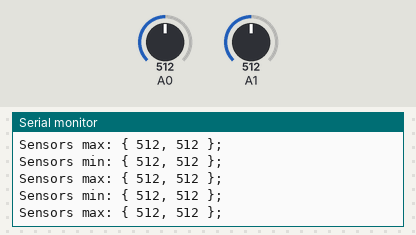
Recording of a sketch running on a simulated Arduino Uno, built with avr-gcc and run on an emulated ATmega328P. Parts: the last lines printed to the serial monitor. Inputs (shaded band) come from the test bench; at power-on: A0 = 512, A1 = 512.

Above: at 1.2 s.
1.3 s: A0 set to 716
At 2.2 s:
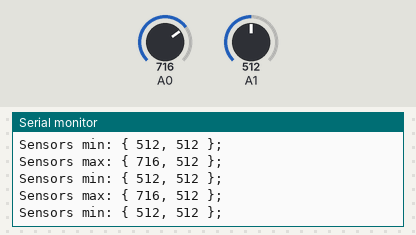
2.8 s: A1 set to 716
At 3.6 s:
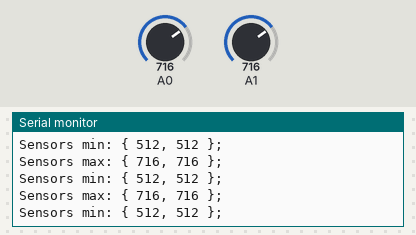
4.3 s: A0 set to 900
At 5.4 s:
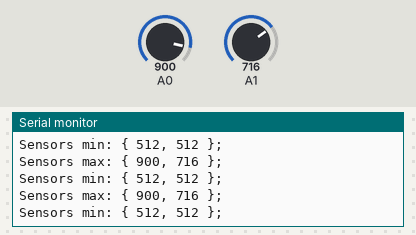
5.8 s: A1 set to 900
Timing chart, 0 to 5.9 s (numbered marks = the images above; inputs shaded):
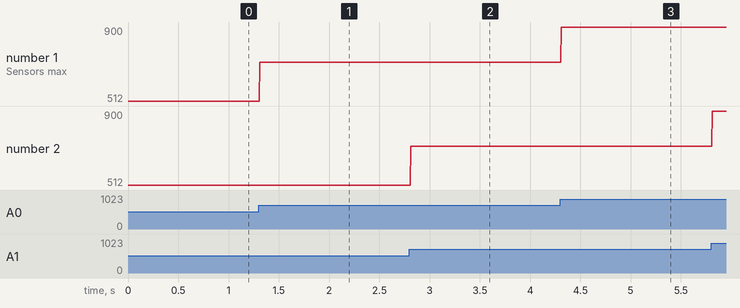

Measured:
- after the input at 1.3 s, the serial monitor: prints a new line at once (image 1)
- after the input at 2.8 s, the serial monitor: prints a new line at once (image 2)
- after the input at 4.3 s, the serial monitor: prints a new line at once (image 3)
- plotted number 1: 512 → 716 after the input at 1.3 s, 716 → 900 after the input at 4.3 s

The sketch:

sensor_calibrate.ino
```cpp
#define NUM_STRETCH_SENSORS 2

int reading_max[NUM_STRETCH_SENSORS+1];
int reading_min[NUM_STRETCH_SENSORS+1];
int reading[NUM_STRETCH_SENSORS+1];

void setup() {
  Serial.begin(115200);
  for(int i=0; i<NUM_STRETCH_SENSORS; i++){
    reading_max[i] = 0;
    reading_min[i] = 1023;
  }
}
void loop() {

  for(int i=0; i<NUM_STRETCH_SENSORS;i++){
    reading[i] = analogRead(i);
    if(reading[i]>=reading_max[i])  reading_max[i] = reading[i];
    if(reading[i]<=reading_min[i])  reading_min[i] = reading[i];
  }

  Serial.print("Sensors min: { ");
  for(int i=0; i<NUM_STRETCH_SENSORS;i++){
    Serial.print(reading_min[i]);
    if(i!=(NUM_STRETCH_SENSORS-1))  Serial.print(", ");
  }
  Serial.println(" };");
  Serial.print("Sensors max: { ");
  for(int i=0; i<NUM_STRETCH_SENSORS;i++){
    Serial.print(reading_max[i]);
    if(i!=(NUM_STRETCH_SENSORS-1))  Serial.print(", ");
  }
  Serial.println(" };");

}
```
